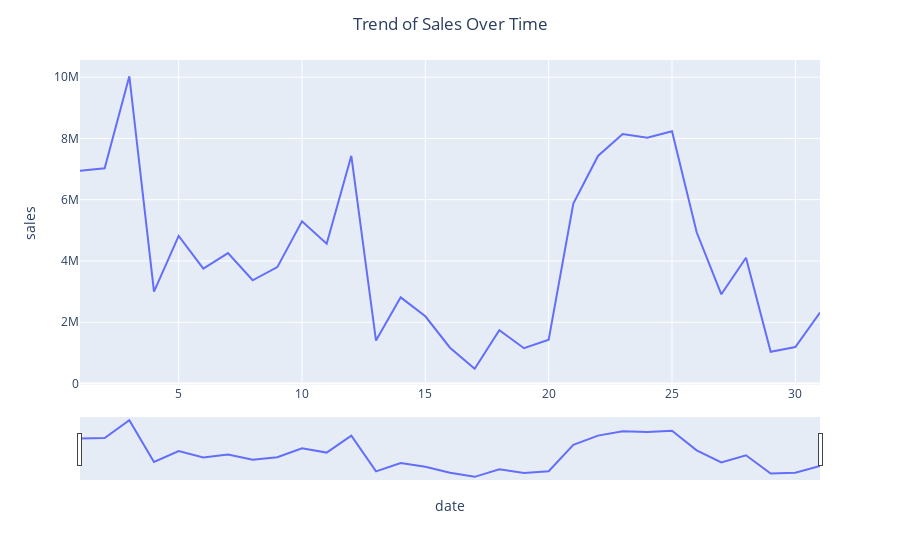

The code cell stored with this chart in its notebook:
### Markdown cell above
>### **Sales Series in Date**

### Code cell
salesdata['date']=pd.to_datetime(salesdata['date'])
daily_sales = salesdata.groupby(salesdata['date'].dt.day)['sales'].sum().reset_index()

# Create a time series plot with slider
fig = px.line(daily_sales, x='date', y='sales')
fig.update_xaxes(rangeslider_visible=True)
fig.update_layout(title='Trend of Sales Over Time', title_x=0.5)
fig.show()

### Figure 1 — Plotly figure (JSON) as saved in the notebook; plotly's stock layout.template omitted (floating-point values rounded to 4 significant figures)
{"data": [{"hovertemplate": "date=%{x}<br>sales=%{y}<extra></extra>", "legendgroup": "", "line": {"color": "#636efa", "dash": "solid"}, "mode": "lines", "name": "", "orientation": "v", "showlegend": false, "type": "scatter", "x": [1, 2, 3, 4, 5, 6, 7, 8, 9, 10, 11, 12, 13, 14, 15, 16, 17, 18, 19, 20, 21, 22, 23, 24, 25, 26, 27, 28, 29, 30, 31], "xaxis": "x", "y": [6941000.0, 7026000.0, 10030000.0, 3001000.0, 4820000.0, 3750000.0, 4259000.0, 3371000.0, 3800000.0, 5296000.0, 4565000.0, 7432000.0, 1404000.0, 2814000.0, 2196000.0, 1169000.0, 483100.0, 1740000.0, 1152000.0, 1432000.0, 5877000.0, 7429000.0, 8144000.0, 8023000.0, 8233000.0, 4937000.0, 2913000.0, 4108000.0, 1038000.0, 1191000.0, 2316000.0], "yaxis": "y"}], "layout": {"legend": {"tracegroupgap": 0}, "margin": {"t": 60}, "title": {"text": "Trend of Sales Over Time", "x": 0.5}, "xaxis": {"anchor": "y", "domain": [0, 1], "rangeslider": {"visible": true}, "title": {"text": "date"}}, "yaxis": {"anchor": "x", "domain": [0, 1], "title": {"text": "sales"}}}}
